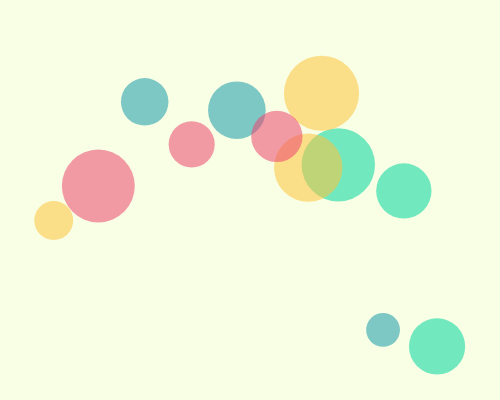
Frame 1 (no input)
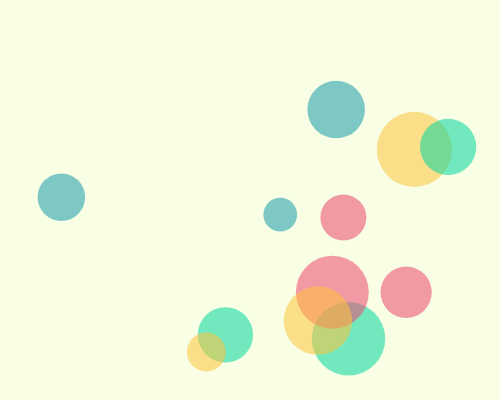
Frame 60 (no input)
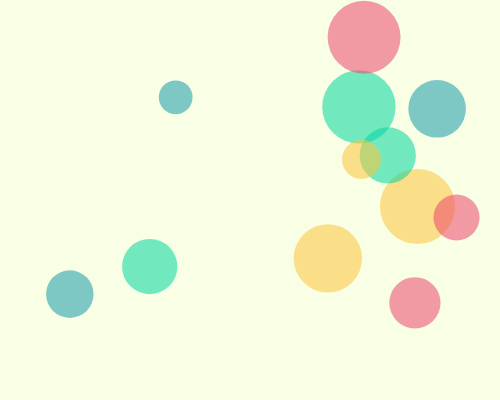
Frame 120 (the mouse pressed at the canvas centre since frame 60)

The p5.js sketch that drew these frames (run headless with seeded random() and noise() and a simulated clock; from frame 60 on, the mouse is pressed at the canvas centre):

// p5.js sketch
// ── sketch.js
let balls = [];
let canvas = {
  width: 500,
  height: 400,
};

function setup() {
  createCanvas(canvas.width, canvas.height);

  const colors = ["#06D6A0", "#1B9AAA", "#EF476F", "#FFC43D"];
  for (let i = 0; i < 12; i++) {
    let size = randomGaussian(60, 20);
    balls.push({
      position: createVector(
        random(size, canvas.width - size),
        random(size, canvas.height - size)
      ),
      speed: createVector(randomGaussian(2, 2), randomGaussian(2, 2)),
      size: size,
      color: colors[i % colors.length],
    });
  }
}

function update() {
  for (const ball of balls) {
    ball.position.add(ball.speed);

    if (
      ball.position.x + ball.size / 2 > canvas.width ||
      ball.position.x - ball.size / 2 < 0
    ) {
      ball.speed.mult(createVector(-1, 1));
    }
    if (
      ball.position.y + ball.size / 2 > canvas.height ||
      ball.position.y - +ball.size / 2 < 0
    ) {
      ball.speed.mult(createVector(1, -1));
    }
  }
}

function draw() {
  update();

  background("#F8FFE5");

  for (const ball of balls) {
    noStroke();
    const targetColor = color(ball.color);
    targetColor.setAlpha(140);
    fill(targetColor);
    circle(ball.position.x, ball.position.y, ball.size);
  }
}
